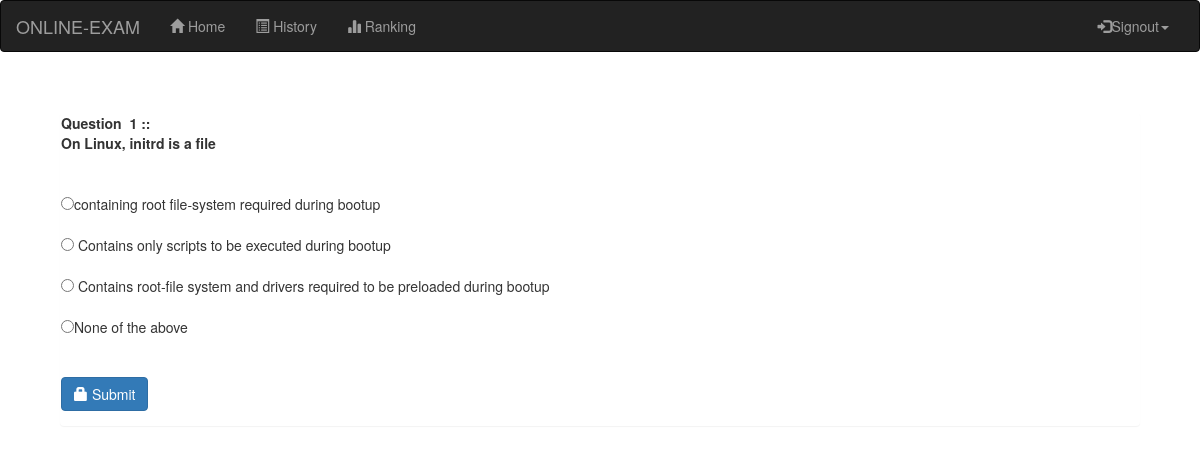
The app's page /landingpage.php?q=quiz&step=2&eid=55897338a6659&n=1&t=5 (signed in) with its own data.
### tables this page shows
CREATE TABLE `questions` (
  `eid` text NOT NULL,
  `qid` text NOT NULL,
  `qns` text NOT NULL,
  `choice` int(10) NOT NULL,
  `sn` int(11) NOT NULL
);

CREATE TABLE `options` (
  `qid` varchar(50) NOT NULL,
  `option` varchar(5000) NOT NULL,
  `optionid` text NOT NULL
);

### landingpage.php (the view, shortened to what this page needs)
<html>
<head>
    <link rel="stylesheet" href="https://maxcdn.bootstrapcdn.com/bootstrap/3.3.7/css/bootstrap.min.css">
</head>
<body>
    <?php
    include_once 'config.php';
    ?>
    <div class="navbar navbar-inverse">
        <div class="container-fluid">
            <div class="row">
                <div class="col-lg-12">
                    <div class="navbar-header">
                        <a href="#" class="navbar-brand">ONLINE-EXAM</a>
                    </div>
                    <div class="navbar-collapse collapse" id="mobile_menu">
                        <ul class="nav navbar-nav">
                            <li <?php if (@$_GET['q'] == 1) echo 'class="active"'; ?>><a href="landingpage.php?q=1"><span class="glyphicon glyphicon-home" aria-hidden="true"></span>&nbsp;Home<span class="sr-only">(current)</span></a></li>
                            <li <?php if (@$_GET['q'] == 2) echo 'class="active"'; ?>><a href="landingpage.php?q=2"><span class="glyphicon glyphicon-list-alt" aria-hidden="true"></span>&nbsp;History</a></li>
                            <li <?php if (@$_GET['q'] == 3) echo 'class="active"'; ?>><a href="landingpage.php?q=3"><span class="glyphicon glyphicon-stats" aria-hidden="true"></span>&nbsp;Ranking</a></li>
                        </ul>
                        <ul class="nav navbar-nav navbar-right">
                            <li><a href="#" class="dropdown-toggle" data-toggle="dropdown"><span class="glyphicon glyphicon-log-in"></span>Signout<span class="caret"></span></a>
                            </li>
                        </ul>
                    </div>
                </div>
            </div>
        </div>
    </div>
    <?php
    if (@$_GET['q'] == 'quiz' && @$_GET['step'] == 2) {
        $eid = @$_GET['eid'];
        $sn = @$_GET['n'];
        $total = @$_GET['t'];
        $q = mysqli_query($con, "SELECT * FROM questions WHERE eid='$eid' AND sn='$sn' ");
        echo '<div class="panel" style="margin:5%">';
        while ($row = mysqli_fetch_array($q)) {
            $qns = $row['qns'];
            $qid = $row['qid'];
            echo '<b>Question &nbsp;' . $sn . '&nbsp;::<br />' . $qns . '</b><br /><br />';
        }
        $q = mysqli_query($con, "SELECT * FROM options WHERE qid='$qid' ");
        echo '<form action="update.php?q=quiz&step=2&eid=' . $eid . '&n=' . $sn . '&t=' . $total . '&qid=' . $qid . '" method="POST"  class="form-horizontal">
<br />';
        while ($row = mysqli_fetch_array($q)) {
            $option = $row['option'];
            $optionid = $row['optionid'];
            echo '<input type="radio" name="ans" value="' . $optionid . '">' . $option . '<br /><br />';
        }
        echo '<br /><button type="submit" class="btn btn-primary"><span class="glyphicon glyphicon-lock" aria-hidden="true"></span>&nbsp;Submit</button></form></div>';
    }
    ?>
</body>
</html>

### records on screen
questions: qns "On Linux, initrd is a file"
options: option "containing root file-system required during bootup"
options: option "Contains only scripts to be executed during bootup"
options: option "Contains root-file system and drivers required to be preloaded during bootup"
options: option "None of the above"
